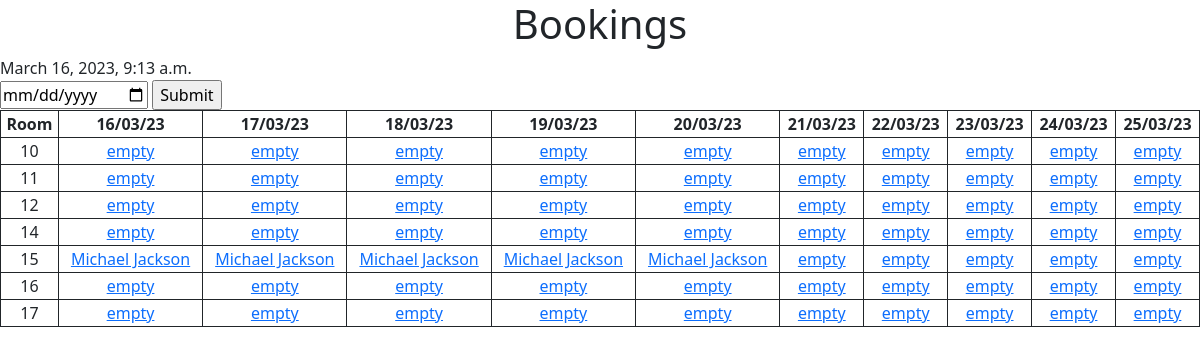
The page / on the database its author committed.
### bookings/models.py (models this page shows)
class Room(models.Model):
    identifier = models.CharField(max_length=8)
    occupancy = models.IntegerField()
    def __str__(self):
        return self.identifier

class Booking(models.Model):
    main_guest = models.ForeignKey(Guest, on_delete=models.CASCADE)
    room = models.ForeignKey(Room, on_delete=models.CASCADE, blank=True, default=None)
    total_guests = models.IntegerField()
    rate = models.DecimalField(max_digits=6, decimal_places=2)
    check_in = models.DateTimeField('check-in', default=timezone.now)
    check_out = models.DateTimeField('check-out', default=timezone.now() + datetime.timedelta(days=1))
    def __str__(self):
        return f'{self.main_guest}'

class Guest(models.Model):
    first_name = models.CharField(max_length=50)
    last_name = models.CharField(max_length=50, blank=True)
    tel_number = models.CharField(max_length=12, blank=True)
    email = models.EmailField(max_length=254, blank=True)
    def __str__(self):
        if self.last_name:
            return f'{self.first_name} {self.last_name}'
        else:
            return f'{self.first_name}'

### bookings/views.py (the view)
# urls.py: path('', views.index, name='index'),
def index(request):
    if request.method == 'POST':
        date = request.POST.get('date')
        date_check = datetime.fromisoformat(date).replace(tzinfo=AMSTERDAM)
    else:
        date_check = timezone.now()
    booking_list = []
    dates = ['Room']
    rooms = Room.objects.all()
    bookings = Booking.objects.filter(check_in__range=(date_check - timedelta(days=14), date_check + timedelta(days=14)))
    date_check_header = date_check
    for i in range(DAYCOUNT):
        dates.append(date_check_header.strftime('%d/%m/%y'))
        date_check_header += timedelta(days=1)
    for room_nr in rooms:
        booking_list.append([room_nr])
    for room_row in booking_list:
        d = date_check
        for i in range(DAYCOUNT):
            room_row.append(d.strftime('%d%m%y'))
            d += timedelta(days=1)
    for row in booking_list:
        bookings_per_room = bookings.filter(room=row[0])
        if bookings_per_room:
            for day in row:
                for booking in bookings_per_room:
                    date_check_booking = date_check
                    for i , j in enumerate(range(DAYCOUNT), 1):
                        if booking.check_in <= date_check_booking <= booking.check_out:
                            row[i] = booking
                            date_check_booking += timedelta(days=1)
                        else:
                            date_check_booking += timedelta(days=1)
    return render(request, 'bookings/index.html',
                  {'booking_list': booking_list,
                   'dates' : dates,
                   'date_check': date_check})

### bookings/templates/bookings/index.html (shortened to what this page needs)
{% extends 'bookings/header.html' %}
{% block content %}
<h1>Bookings</h1>
{{date_check}}
<form action="" method="post">
  <input type="date" name="date">
  <input type="submit" value="Submit">
</form>
  <table>
    <tr>
      {% for date in dates %}
        <th>{{ date }}</th>
      {% endfor %}
    </tr>
      {% if booking_list %}
        {% for room in booking_list %}
          <tr>
              {% for booking in room %}
                {% if booking.pk %}
                  {% if booking.identifier %}
                    <td>{{ booking }}</td>
                  {% else %}
                    <td><a href="detail/{{booking.pk}}">{{ booking }}</a></td>
                  {% endif %}
                {% else %}
                  <td><a href="new_booking/{{room.0.pk}}/{{booking}}">empty</a></td>
                {% endif %}
              {% endfor %}
          </tr>
        {% endfor %}
      {% endif %}
  </table>
{% endblock %}

### bookings/static/bookings/style.css (style rules this page uses)
h1, h5 { text-align: center; }
table { border: 1px solid; width: 100%; border-collapse: collapse; }
td, th { border: 1px solid; text-align: center; }

### rows shown on the page
Room: identifier "10"
Room: identifier "11"
Room: identifier "12"
Room: identifier "14"
Room: identifier "15"
Booking: main_guest.first_name "Michael Jackson"
Room: identifier "16"
Room: identifier "17"

### other values the page prints
{{ date }} "Room" "16/03/23" "17/03/23" "18/03/23" "19/03/23" "20/03/23" "21/03/23" "22/03/23" "23/03/23" "24/03/23" "25/03/23"
